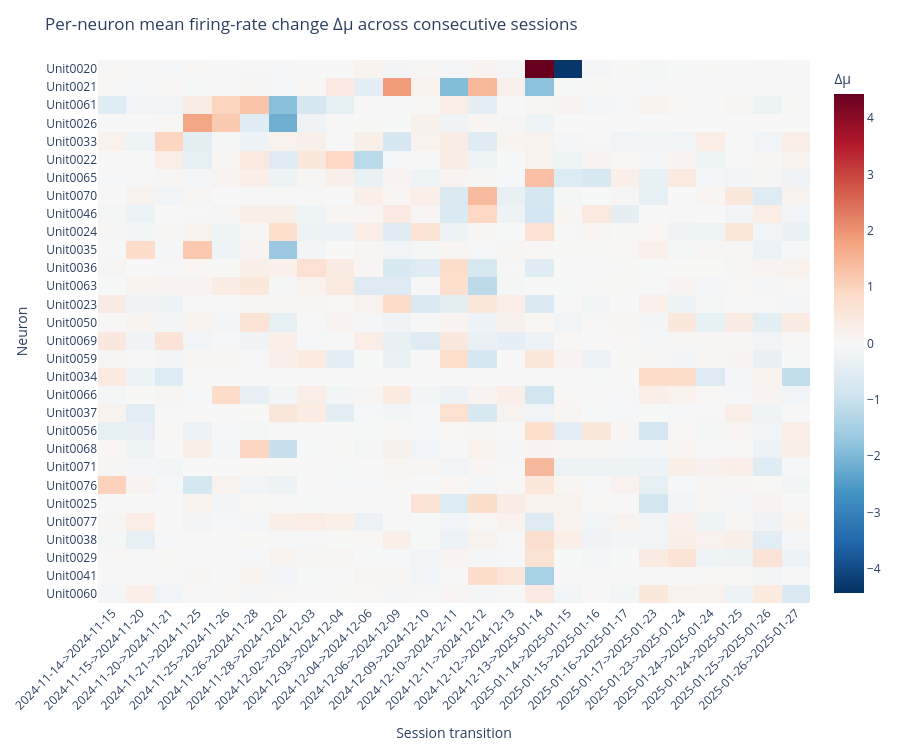

Notebook source saved alongside this figure:
### Code cell
# Decompose mean projection change for every consecutive session pair
valid_sessions = list(metrics[target].dropna().sort_index().index)

transition_unit_tables = []
transition_summary_rows = []
transition_pair_data = {}
transition_sep = "->"

for s_prev, s_next in zip(valid_sessions[:-1], valid_sessions[1:]):
    transition_label = f"{s_prev}{transition_sep}{s_next}"

    U_prev = units_by_session[s_prev]
    U_next = units_by_session[s_next]
    common_units = sorted(set(U_prev).intersection(U_next))

    X_prev = get_X_session_common(s_prev, common_units)
    X_next = get_X_session_common(s_next, common_units)

    w_common = w_raw.loc[common_units].astype(float).values
    if renorm_weights:
        nrm = np.linalg.norm(w_common)
        if nrm > 0:
            w_common = w_common / nrm

    w_series = pd.Series(w_common, index=common_units, name="w")
    mu_prev_units = pd.Series(X_prev.mean(axis=0), index=common_units, name="mu_prev")
    mu_next_units = pd.Series(X_next.mean(axis=0), index=common_units, name="mu_next")
    dmu_units = (mu_next_units - mu_prev_units).rename("dmu")
    contrib = (w_series * dmu_units).rename("w*dmu")

    y_prev = X_prev @ w_common
    y_next = X_next @ w_common
    dmu_y = float(y_next.mean() - y_prev.mean())
    sum_w_dmu = float(contrib.sum())

    transition_summary_rows.append(
        {
            "transition": transition_label,
            "session_prev": s_prev,
            "session_next": s_next,
            "n_common_units": len(common_units),
            "T_prev_common": int(X_prev.shape[0]),
            "T_next_common": int(X_next.shape[0]),
            "dmu_y": dmu_y,
            "sum_w_dmu": sum_w_dmu,
            "abs_err_check": abs(dmu_y - sum_w_dmu),
        }
    )

    unit_table = pd.concat([mu_prev_units, mu_next_units, dmu_units, w_series, contrib], axis=1).reset_index()
    unit_table = unit_table.rename(columns={"index": "unit"})
    unit_table["transition"] = transition_label
    unit_table["session_prev"] = s_prev
    unit_table["session_next"] = s_next
    transition_unit_tables.append(unit_table)

    transition_pair_data[transition_label] = {
        "session_prev": s_prev,
        "session_next": s_next,
        "y_prev": y_prev,
        "y_next": y_next,
    }
transition_unit_df = pd.concat(transition_unit_tables, ignore_index=True)
transition_summary_df = (
    pd.DataFrame(transition_summary_rows)
    .set_index("transition")
    .sort_values(["session_prev", "session_next"])
)

print("Per-transition projection-mean decomposition (all consecutive sessions):")
display(transition_summary_df)

# Each neuron's mean firing-rate change across consecutive transitions
dmu_by_unit_transition = transition_unit_df.pivot(index="unit", columns="transition", values="dmu")
display(dmu_by_unit_transition)

# Optional quick visualization: top units by average |\u0394mu| across transitions
top_n_units = min(30, dmu_by_unit_transition.shape[0])
units_rank = dmu_by_unit_transition.abs().mean(axis=1).sort_values(ascending=False)
top_units = units_rank.head(top_n_units).index
heatmap_data = dmu_by_unit_transition.loc[top_units].fillna(0.0)

vmax = np.nanmax(np.abs(heatmap_data.to_numpy()))
if vmax == 0:
    vmax = 1.0

x_transition_labels = [
    f"{str(c).split(transition_sep)[0].split('_')[0]}{transition_sep}{str(c).split(transition_sep)[1].split('_')[0]}"
    for c in heatmap_data.columns
]

fig = px.imshow(
    heatmap_data.to_numpy(),
    x=x_transition_labels,
    y=heatmap_data.index,
    color_continuous_scale="RdBu_r",
    zmin=-vmax,
    zmax=vmax,
    aspect="auto",
    labels={"x": "Session transition", "y": "Neuron", "color": "∆µ"},
)

fig.update_layout(
    title="Per-neuron mean firing-rate change ∆µ across consecutive sessions",
    # width=max(800, int(120 * heatmap_data.shape[1])),
    height=max(600, int(25 * heatmap_data.shape[0])),
)
fig.update_xaxes(tickangle=-45, side="bottom")
fig.show()

### Figure 1 — Plotly figure (JSON) as saved in the notebook; plotly's stock layout.template omitted (floating-point values rounded to 4 significant figures; data arrays with more than 128 entries replaced by an {"elided": "..."} marker saying what was removed)
{"data": [{"coloraxis": "coloraxis", "hovertemplate": "Session transition: %{x}<br>Neuron: %{y}<br>∆µ: %{z}<extra></extra>", "name": "0", "type": "heatmap", "x": ["2024-11-14->2024-11-15", "2024-11-15->2024-11-20", "2024-11-20->2024-11-21", "2024-11-21->2024-11-25", "2024-11-25->2024-11-26", "2024-11-26->2024-11-28", "2024-11-28->2024-12-02", "2024-12-02->2024-12-03", "2024-12-03->2024-12-04", "2024-12-04->2024-12-06", "2024-12-06->2024-12-09", "2024-12-09->2024-12-10", "2024-12-10->2024-12-11", "2024-12-11->2024-12-12", "2024-12-12->2024-12-13", "2024-12-13->2025-01-14", "2025-01-14->2025-01-15", "2025-01-15->2025-01-16", "2025-01-16->2025-01-17", "2025-01-17->2025-01-23", "2025-01-23->2025-01-24", "2025-01-24->2025-01-24", "2025-01-24->2025-01-25", "2025-01-25->2025-01-26", "2025-01-26->2025-01-27"], "xaxis": "x", "y": ["Unit0020", "Unit0021", "Unit0061", "Unit0026", "Unit0033", "Unit0022", "Unit0065", "Unit0070", "Unit0046", "Unit0024", "Unit0035", "Unit0036", "Unit0063", "Unit0023", "Unit0050", "Unit0069", "Unit0059", "Unit0034", "Unit0066", "Unit0037", "Unit0056", "Unit0068", "Unit0071", "Unit0076", "Unit0025", "Unit0077", "Unit0038", "Unit0029", "Unit0041", "Unit0060"], "yaxis": "y", "z": {"elided": "30x25 float values"}}], "layout": {"coloraxis": {"cmax": 4.427, "cmin": -4.427, "colorbar": {"title": {"text": "∆µ"}}, "colorscale": [[0, "rgb(5,48,97)"], [0.1, "rgb(33,102,172)"], [0.2, "rgb(67,147,195)"], [0.3, "rgb(146,197,222)"], [0.4, "rgb(209,229,240)"], [0.5, "rgb(247,247,247)"], [0.6, "rgb(253,219,199)"], [0.7, "rgb(244,165,130)"], [0.8, "rgb(214,96,77)"], [0.9, "rgb(178,24,43)"], [1, "rgb(103,0,31)"]]}, "height": 750, "margin": {"t": 60}, "title": {"text": "Per-neuron mean firing-rate change ∆µ across consecutive sessions"}, "xaxis": {"anchor": "y", "domain": [0, 1], "side": "bottom", "tickangle": -45, "title": {"text": "Session transition"}}, "yaxis": {"anchor": "x", "autorange": "reversed", "domain": [0, 1], "title": {"text": "Neuron"}}}}
